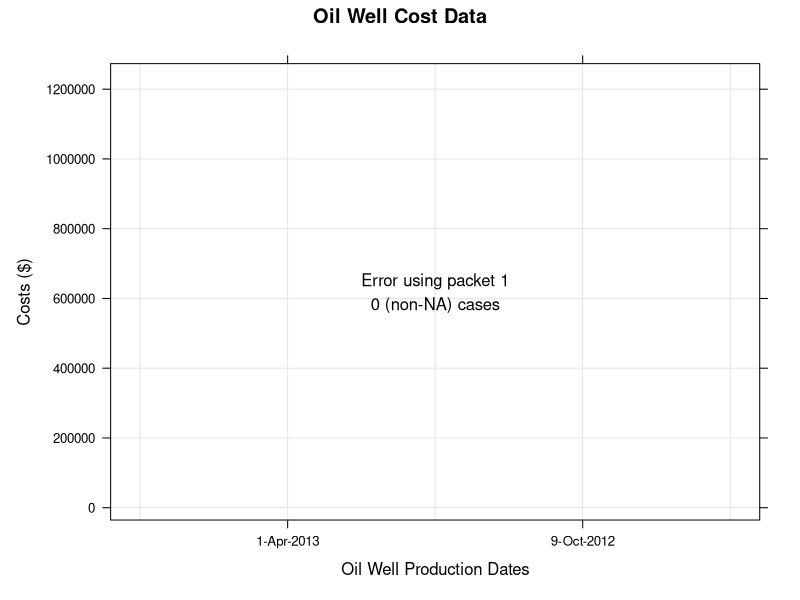

Reproduce this figure in R.
library(lattice)
Data <- read.csv("afes.csv")
regmodel <- lm(TangibleDryWell ~ ProductDates, data = Data)
xyplot(TangibleDryWell ~ ProductDates, data = Data,
       xlab = "Oil Well Production Dates",
       ylab = "Costs ($)",
       main = "Oil Well Cost Data",
       grid = TRUE,
       type = c("p", "r")
)